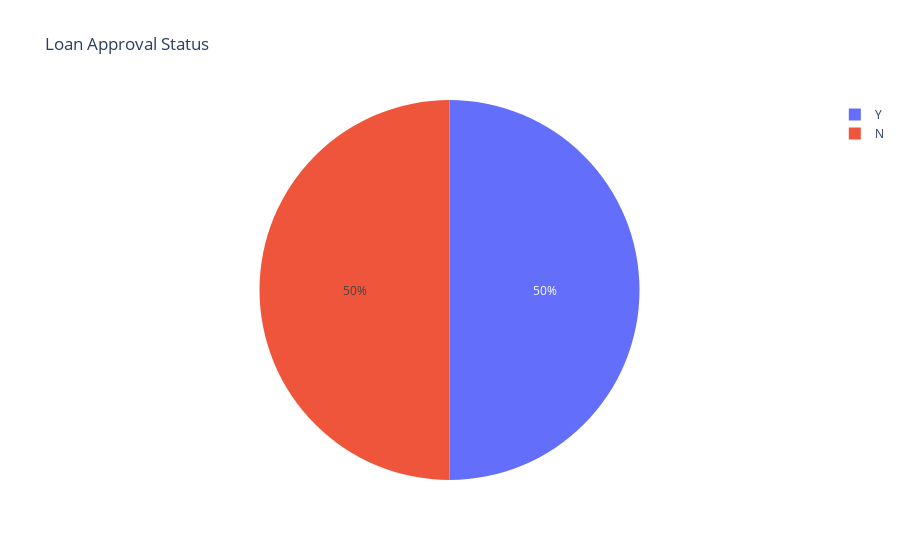

Source (notebook cell):
### Markdown cell above
Exploratory Data Aalysis

Lets have a look at the distribution of the loan status column

### Code cell
import plotly.express as px  

Loan_status_count = df['Loan_Status'].value_counts()
fig_load_status = px.pie(Loan_status_count,names= Loan_status_count.index,title="Loan Approval Status")
fig_load_status.show()

### Figure 1 — Plotly figure (JSON) as saved in the notebook; plotly's stock layout.template omitted (floating-point values rounded to 4 significant figures)
{"data": [{"domain": {"x": [0, 1], "y": [0, 1]}, "hovertemplate": "Loan_Status=%{label}<extra></extra>", "labels": ["Y", "N"], "legendgroup": "", "name": "", "showlegend": true, "type": "pie"}], "layout": {"legend": {"tracegroupgap": 0}, "title": {"text": "Loan Approval Status"}}}
